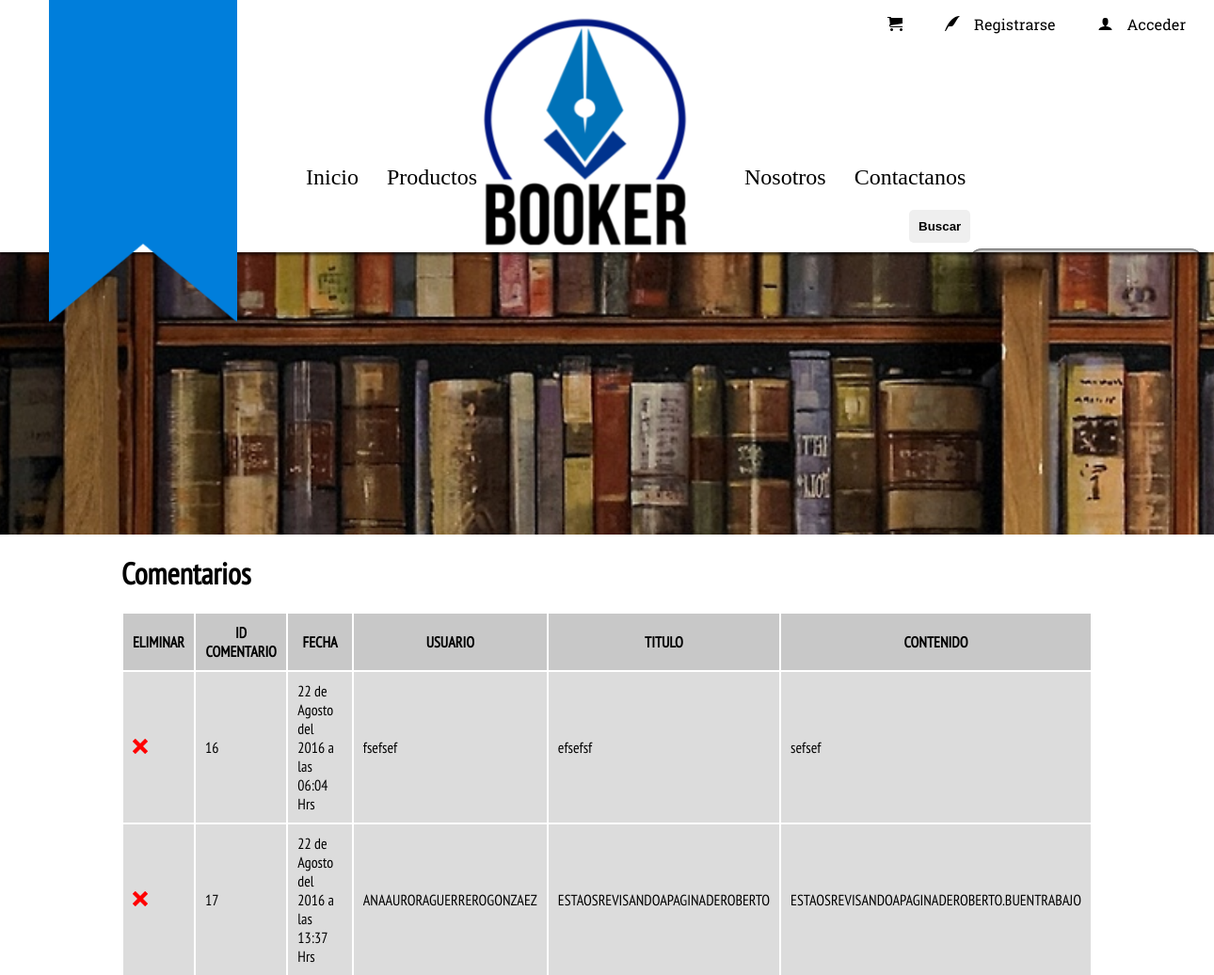
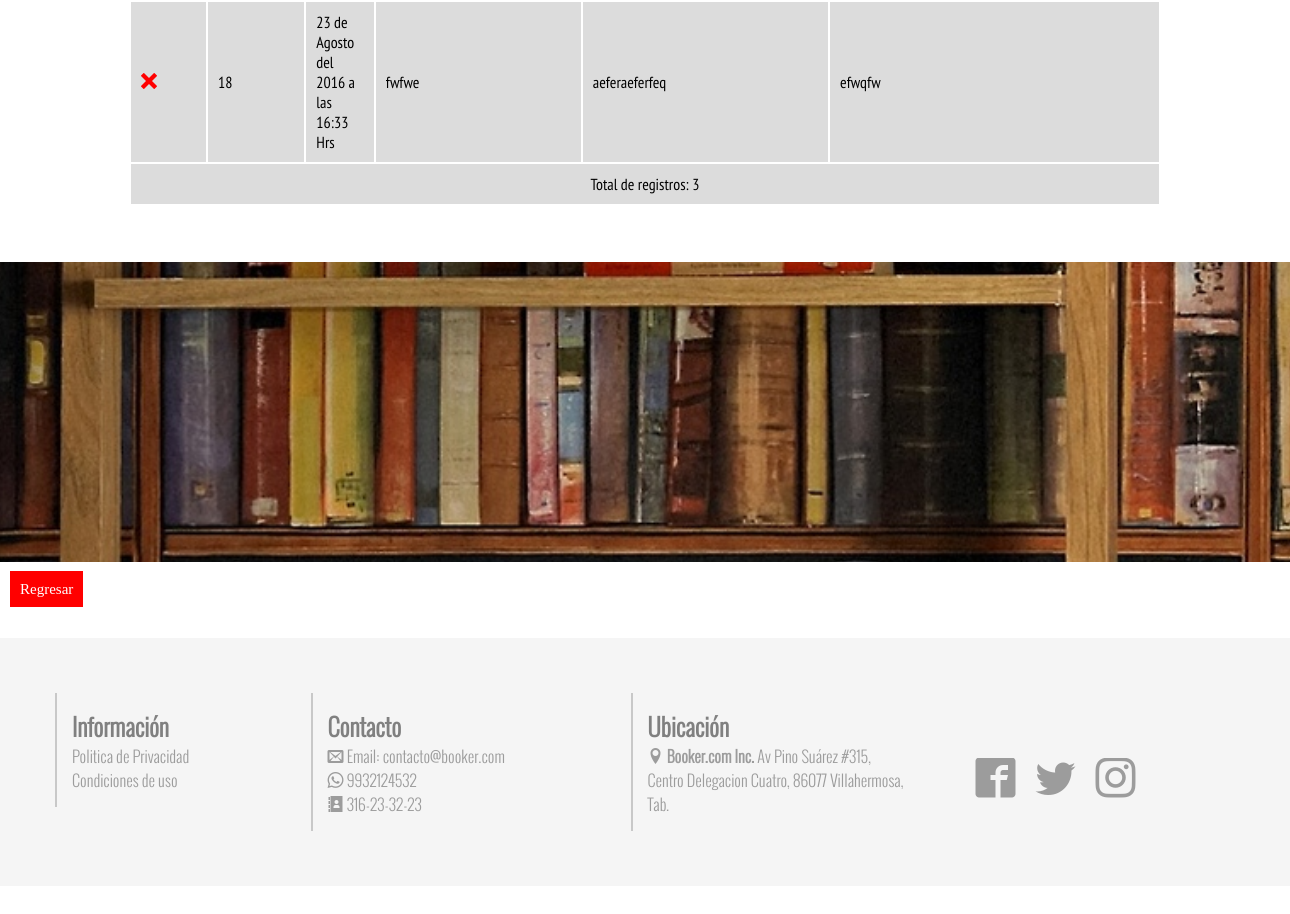
/catalogocomentarios.php, run on the app's committed database (2 pictures, top to bottom).
### tables this page shows
CREATE TABLE `comentarios` (
  `id_comentario` int(11) NOT NULL,
  `titulo` varchar(50) NOT NULL,
  `nombreanonimo` varchar(50) NOT NULL,
  `contenido` varchar(255) NOT NULL,
  `fecha` timestamp NOT NULL DEFAULT CURRENT_TIMESTAMP ON UPDATE CURRENT_TIMESTAMP
);

### funciones.php (called while the page is built, shortened)
<?php
function CalcularFecha($tiempo){
    $fecha=explode("-",$tiempo);
    $dia_hora=$fecha[2];
    switch ($fecha[1]) {
        case '08':
            $valormes="Agosto";
            break;
    }
    $mes=$valormes;
    $ano=$fecha[0];
    $Div_hora_dia=explode(" ",$dia_hora);
    $horaminutosegundo=$Div_hora_dia[1];
    $dia=$Div_hora_dia[0];
    $div_horas=explode(":" ,$horaminutosegundo);
    $minuto=$div_horas[1];
    $hora=$div_horas[0];
$fecha_acomodada = $dia." de ".$mes." del ".$ano." a las ".$hora.":".$minuto." Hrs";
return $fecha_acomodada;
}
?>

### catalogocomentarios.php (the view, shortened to what this page needs)
<?
include ('header.php');
include 'funciones.php';
    $consulta="select * from comentarios";
    $resulta=mysqli_query($conexion,$consulta);
    $nfilas=mysqli_num_rows($resulta);
?>
<!DOCTYPE html>
<html lang="es">
<head>
</head>
<body>
    <main class="contprincipal">
    <div class="divisor"></div>
    <div class="menucomentarios">
	<h1>Comentarios </h1>
	<br>
    <table border="0">
        <tr>
            <th>ELIMINAR</th>
            <th>ID COMENTARIO</th>
            <th>FECHA</th>
            <th>USUARIO</th>
            <th>TITULO</th>
            <th>CONTENIDO</th>
        </tr>
        <? while($comen=mysqli_fetch_array($resulta)){?>
                        <tr>
                            <td>
                                <a style="text-decoration: none;" href="catalogocomentarios.php?eliminar=<? echo $comen['id_comentario'];?>"><span class="icon-cross" style="color:red;"></span></a>
                            </td>
                            <td>
                                <? echo $comen['id_comentario'];?>
                            </td>
                            <td>
                                <? echo CalcularFecha($comen['fecha']); ?>
                            </td>
                            <td>
                                    <?
                                    if(empty($comen['nombreanonimo'])){
                                    echo "Anonimo";
                                    }else{
                                    echo $comen['nombreanonimo'];
                                    }
                                    ?>
                            </td>
                            <td>
                                <? echo $comen['titulo']; ?>
                            </td>
                            <td>
                                <? echo $comen['contenido']; ?>
                            </td>
                        </tr>
                        <?;}?>
                        <tr>
                             <td colspan="6" align="center">Total de registros:
                                <? echo $nfilas; ?>
                            </td>
                        </tr>
    </table>
</div>
    </main>
    <br>
    <br>
    <div class="divisor"></div>
    <br>
                 <a href="usuario.php" style="color:white; font-size:15px; text-decoration:none; padding:10px; background-color:red; margin:10px;">
                   Regresar
                </a>
                <?
                include ('footer.php');
                ?>
                <br>
                <br>
</body>
</html>

### header.php (shortened to what this page needs)
<?
if (isset($_SESSION['id_usuario'])){
	$sesion=true;
	$nombreusuario=$_SESSION['username'];
} else{
	$sesion=false;
}
?>
<!DOCTYPE html>
<html lang="es">
<head>
	<link rel="stylesheet" type="text/css" href="Estilos/EstilosGeneral.css">
	<link rel="stylesheet" type="text/css" href="Icon/style.css">
<link rel="stylesheet" href="Estilos/slider.css"/>
</head>
<body>
		<div class="Contlogin">
			<ul class="login">
				<?
				if ($sesion==true){
				?>
				<li class="Salir">
					<a href="javascript:CerrarSession()" id="Crt" title="Cerrar Sesion" >
						<span class="icon-switch"></span>
					</a>
				</li>
				<li class="Acceder">
					<a href="usuario.php">
						<span class="icon-user"></span><? echo $nombreusuario;?>
					</a>
				</li>
				<li class="Carrito">
					<a href="carritodecompras.php" id="Crt">
						<span class="icon-cart" style="color:;"></span>
					</a>
				</li>
				<?
				} else{
				?>
				<li class="Acceder"><a href="login.php"><span class="icon-user"></span>Acceder</a></li>
				<li class="Resgistrarse"><a href="singup.php"><span class="icon-quill"></span>Registrarse</a></li>
				<li class="Carrito"><a href="carritodecompras.php" id="Crt"><span class="icon-cart" style="color:;"></span> </a></li>
				<?
				}
				?>
			</ul>
		</div>
		<header>
			<div class="Contenedor">
				<div class="contlogo">
					<div class="Logo">
						<a align="center">
							<img src="Imgs/Logo.png" alt="Imagen del Logotipo" align="center" >
						</a>
					</div>
				</div>
				<nav class="menu">
					<div class="ContenedorMenu">
						<ul class="menu2">
							<li class="home"><a href="index.php">Inicio</a></li>
							<li class="Categorias"><a>Productos</a>
							</li>
							<li class="Nosotros"><a href="nosotros.php">Nosotros</a></li>
							<li class="Contacto"><a href="contacto.php">Contactanos</a></li>
						</ul>
					</div>
				</nav>
			</div>
						<div class="Search">
							<div class="contbuscar">
					<form action="Buscador.php" method="post">
						<input type="submit" value="Buscar" id="Boton-buscar">
						<input id="CampoBuscar" name="CampoBuscar" type="text" placeholder="Buscar un Libro.." >
					</form>
					        </div>
						</div>
		</header>

### footer.php
<footer class="Piepagina">
	<article class="pieclaseuno">
		<div class="Contpieuno">
			<h2>Información</h2>
			<p><a href="#" class="">Politica de Privacidad</a> <br><a href="#" class="">Condiciones de uso</a></p>
		</div>
	</article>
	<article class="pieclasedos">
		<div class="Contpiedos">
			<h2>Contacto</h2>
			<p><span class="icon-envelop"></span>  Email: contacto@booker.com <br> <span class="icon-whatsapp"></span>  9932124532 <br> <span class="icon-address-book"></span> 316-23-32-23</p>
		</div>
	</article>
	<article class="pieclasetres">
		<div class="Contpietres">
			<h2>Ubicación</h2>
			<p><span class="icon-location"></span> <strong>Booker.com Inc.</strong> Av Pino Suárez #315, Centro Delegacion Cuatro, 86077 Villahermosa, Tab.</p>
		</div>
	</article>
	<article class="social">
		<ul>
			<li><a href="http://www.facebook.com/bookerstore" title="Facebook"><span class="icon-facebook2"></span></a></li>
			<li><a href="http://twitter.com/bookerstore" title="Twitter"><span class=" icon-twitter"></span></a></li>
			<li><a href="http://instagram.com/bookerstore" title="Instagram"><span class="icon-instagram"></span></a></li>
		</ul>
	</article>
</footer>

### Estilos/EstilosGeneral.css (style rules this page uses)
* { margin: 0px; padding: 0px; }
body { background-color: white; }
main { margin: auto; margin-top:0px; width: 100%; height: 100%; overflow: hidden; }
.Piepagina { background: whitesmoke; margin-top: 40px; margin-right:auto ; margin-left:auto ; margin-bottom: ; width: 100%; padding:40px; overflow: hidden; }
.pieclaseuno { width: 15%; font-family: Oswald-Light; padding: 15px; border-left: 2px solid rgba(156,156,156,0.5); display: flex; float: left; margin:15px; color: rgb(128,128,128); }
.Contpieuno a { text-decoration: none; color: rgb(156,156,156); }
.pieclasedos { width: 20%; font-family: Oswald-Light; padding: 15px; border-left: 2px solid rgba(156,156,156,0.5); display: flex; float: left; margin:15px; color: rgb(128,128,128); }
.Contpiedos p { color: rgb(156,156,156); }
.pieclasetres { width: 20%; font-family: Oswald-Light; padding: 15px; border-left: 2px solid rgba(156,156,156,0.5); display: flex; float: left; background-color:; margin:15px; color: rgb(128,128,128); }
.Contpietres p { color: rgb(156,156,156); }
.social { width: 15%; padding: 15px; float: left; margin:15px; overflow: hidden; margin-top:5%; border-bottom: 2px solid rgba(156,156,156,0); }
.social ul { display: block; overflow: hidden; }
.social ul li { float: left; list-style: none; }
.social ul li a { padding: 10px; font-size: 40px; text-decoration: none; color: rgb(156,156,156); }
.divisor { width: 100%; height: 300px; background-image: url('../Imgs/catego.jpg'); background-position: center; background-repeat: no-repeat; background-attachment: fixed; background-size: cover; }

### Estilos/Menu.css (style rules this page uses)
header { height: 186px; background: rgb(255,255,255); }
.Contlogin { position: absolute; float:right; width: 100%; }
.login { overflow: hidden; padding: 0px 15px 15px 15px; }
.login li { padding:0px; float:right; list-style: none; }
.login li>a { text-decoration: none; font-family:RobotoSlab-Regular; padding:15px; display:inline-block; color:rgb(0,0,0); border-radius: 0px 0px 20px 20px; }
.icon-user, .icon-quill { padding: 15px; }
header nav { background: rgb(255,255,255); }
header nav .menu2 { width: 80%; }
.ContenedorMenu { width: 1000px; margin:auto; }
header nav ul { list-style: none; overflow: hidden; margin: auto; }
header nav .menu2>li { float: left; }
header nav ul li a { background-color:rgb(255,255,255); display:block; padding:15px; color:black; text-decoration: none; font-family:BebasNeue; font-size: 24px; border-top: 5px solid rgba(0,0,0,0); }
.Logo a>img { display:block; padding: 5px; width:240px; position:absolute; z-index: 3000; }
.contlogo { width:100%; background-color:; }
.Logo { width: 23%; margin: auto; background-color:; padding-top: 15px; text-align: center; }
#CampoBuscar { padding: 7px 10px 7px 15px; margin: 6px; width: 250px; float: right; height: auto; border: none; border-radius: 50px; box-sizing:border-box; box-shadow: inset 0px 1px 3px rgba(0,0,0,.7); background-color:rgb(215,215,215); }
.contbuscar { width:25.5%; float: right; box-sizing:border-box; padding: 5px; position: relative; border-radius: 0px 0px 0px 0px; background: rgba(255,255,255,1); }
.Search { overflow: hidden; float: right; width: 100%; box-shadow: 0px 3px 2px rgba(0,0,0,.5); height:50px; }
#Boton-buscar { border:none; width:auto; padding:10px; cursor: pointer; font-weight: bold; font-family: arial; border-radius: 5px; }
.home { margin-top: 140px; margin-left: 65px; border-radius: 0px 0px 0px 0px; -webkit-transition: all .2s ease; -moz-transition: all .2s ease; -ms-transition: all .2s ease; -o-transition: all .2s ease; transition: all .2s ease; }
.Categorias { margin-top: 140px; margin-right: 100px; -webkit-transition: all .2s ease; -moz-transition: all .2s ease; -ms-transition: all .2s ease; -o-transition: all .2s ease; transition: all .2s ease; }
.Nosotros { margin-top: 140px; margin-left: 100px; -webkit-transition: all .2s ease; -moz-transition: all .2s ease; -ms-transition: all .2s ease; -o-transition: all .2s ease; transition: all .2s ease; }
.Contacto { margin-top: 140px; -webkit-transition: all .2s ease; -moz-transition: all .2s ease; -ms-transition: all .2s ease; -o-transition: all .2s ease; transition: all .2s ease; }

### catalogocomentarios.php (style rules this page uses)
.menucomentarios { width: 80%; font-family: Sans-Narrow-Regular; padding: 20px; margin-right: auto; margin-left: auto; }
td { background-color: rgb(220,220,220); padding: 10px; }
th { background-color: rgb(200,200,200); padding: 10px; }

### data on the page
comentarios: id_comentario "16", fecha "22 de Agosto del 2016 a las 06:04 Hrs", nombreanonimo "fsefsef", titulo "efsefsf", contenido "sefsef"
comentarios: id_comentario "17", fecha "22 de Agosto del 2016 a las 13:37 Hrs", nombreanonimo "ANAAURORAGUERREROGONZAEZ", titulo "ESTAOSREVISANDOAPAGINADEROBERTO", contenido "ESTAOSREVISANDOAPAGINADEROBERTO.BUENTRABAJO"
comentarios: id_comentario "18", fecha "23 de Agosto del 2016 a las 16:33 Hrs", nombreanonimo "fwfwe", titulo "aeferaeferfeq", contenido "efwqfw"

### other printed values
$nfilas "3"
